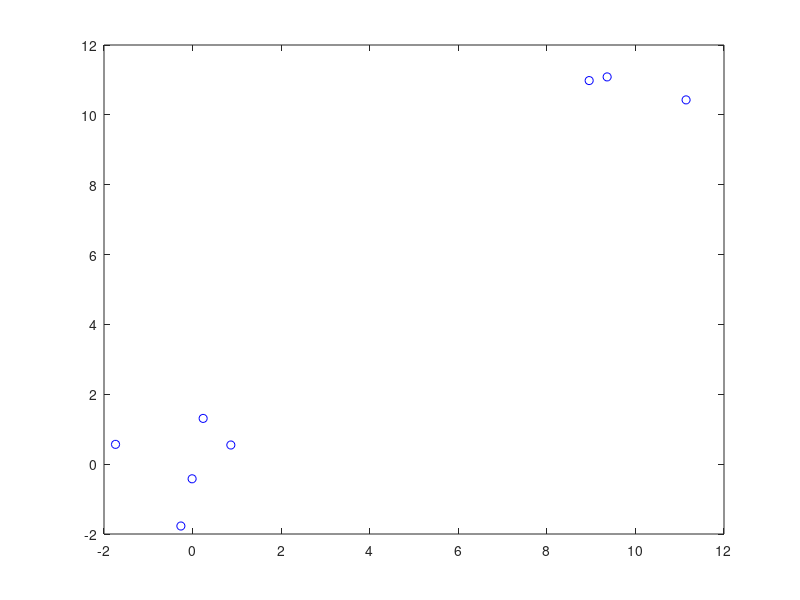

The MATLAB source for this figure:
data = [randn(2, 5), randn(2, 3) + ones(2, 3) * 10]
plot(data(1, :), data(2, :), 'bo')

class1 = []
class2 = []

for i = 1:8
    for j = i + 1:8
        distances(i, j) = sqrt(sum((data(:, i) - data(:, j)) .^ 2));
    end
end

    [max_distance, linear_idx] = max(distances(:));

    [row_idx, col_idx] = ind2sub(size(distances), linear_idx);

    disp(['欧式距离最远的两个点是第 ', num2str(row_idx), ' 和第 ', num2str(col_idx), ' 个点']);
    disp(['最大欧式距离为: ', num2str(max_distance)]);
